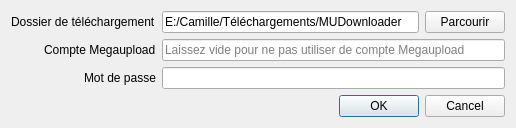
<?xml version="1.0" encoding="UTF-8"?>
<ui version="4.0">
 <class>FenOptions</class>
 <widget class="QDialog" name="FenOptions">
  <property name="geometry">
   <rect>
    <x>0</x>
    <y>0</y>
    <width>516</width>
    <height>124</height>
   </rect>
  </property>
  <property name="windowTitle">
   <string>Dialog</string>
  </property>
  <property name="modal">
   <bool>true</bool>
  </property>
  <layout class="QFormLayout" name="formLayout">
   <property name="labelAlignment">
    <set>Qt::AlignRight|Qt::AlignTrailing|Qt::AlignVCenter</set>
   </property>
   <item row="0" column="0">
    <widget class="QLabel" name="label">
     <property name="text">
      <string>Dossier de téléchargement</string>
     </property>
    </widget>
   </item>
   <item row="0" column="1">
    <layout class="QHBoxLayout" name="horizontalLayout_4">
     <item>
      <widget class="QLineEdit" name="dossier">
       <property name="whatsThis">
        <string>Dossier où les fichiers téléchargés seront stockés</string>
       </property>
       <property name="text">
        <string>E:/Camille/Téléchargements/MUDownloader</string>
       </property>
       <property name="readOnly">
        <bool>true</bool>
       </property>
      </widget>
     </item>
     <item>
      <widget class="QPushButton" name="btn_parcourir">
       <property name="text">
        <string>Parcourir</string>
       </property>
      </widget>
     </item>
    </layout>
   </item>
   <item row="1" column="0">
    <widget class="QLabel" name="label_2">
     <property name="text">
      <string>Compte Megaupload</string>
     </property>
    </widget>
   </item>
   <item row="1" column="1">
    <widget class="QLineEdit" name="login">
     <property name="whatsThis">
      <string>Compte Megaupload à utiliser. Si vous ne souhaitez pas utiliser de compte Meguapload, laissez cette case vide et ne spécifiez aucun mot de passe.</string>
     </property>
     <property name="inputMask">
      <string/>
     </property>
     <property name="text">
      <string/>
     </property>
     <property name="placeholderText">
      <string>Laissez vide pour ne pas utiliser de compte Megaupload</string>
     </property>
    </widget>
   </item>
   <item row="2" column="0">
    <widget class="QLabel" name="label_3">
     <property name="text">
      <string>Mot de passe</string>
     </property>
    </widget>
   </item>
   <item row="2" column="1">
    <widget class="QLineEdit" name="password">
     <property name="whatsThis">
      <string>Mot du passe du compte Megaupload (à laisser vide si vous n'utilisez pas de compte)</string>
     </property>
     <property name="echoMode">
      <enum>QLineEdit::Password</enum>
     </property>
    </widget>
   </item>
   <item row="3" column="1">
    <widget class="QDialogButtonBox" name="buttonBox">
     <property name="orientation">
      <enum>Qt::Horizontal</enum>
     </property>
     <property name="standardButtons">
      <set>QDialogButtonBox::Cancel|QDialogButtonBox::Ok</set>
     </property>
     <property name="centerButtons">
      <bool>false</bool>
     </property>
    </widget>
   </item>
  </layout>
 </widget>
 <resources/>
 <connections>
  <connection>
   <sender>buttonBox</sender>
   <signal>accepted()</signal>
   <receiver>FenOptions</receiver>
   <slot>accept()</slot>
   <hints>
    <hint type="sourcelabel">
     <x>248</x>
     <y>254</y>
    </hint>
    <hint type="destinationlabel">
     <x>157</x>
     <y>274</y>
    </hint>
   </hints>
  </connection>
  <connection>
   <sender>buttonBox</sender>
   <signal>rejected()</signal>
   <receiver>FenOptions</receiver>
   <slot>reject()</slot>
   <hints>
    <hint type="sourcelabel">
     <x>316</x>
     <y>260</y>
    </hint>
    <hint type="destinationlabel">
     <x>286</x>
     <y>274</y>
    </hint>
   </hints>
  </connection>
 </connections>
</ui>
